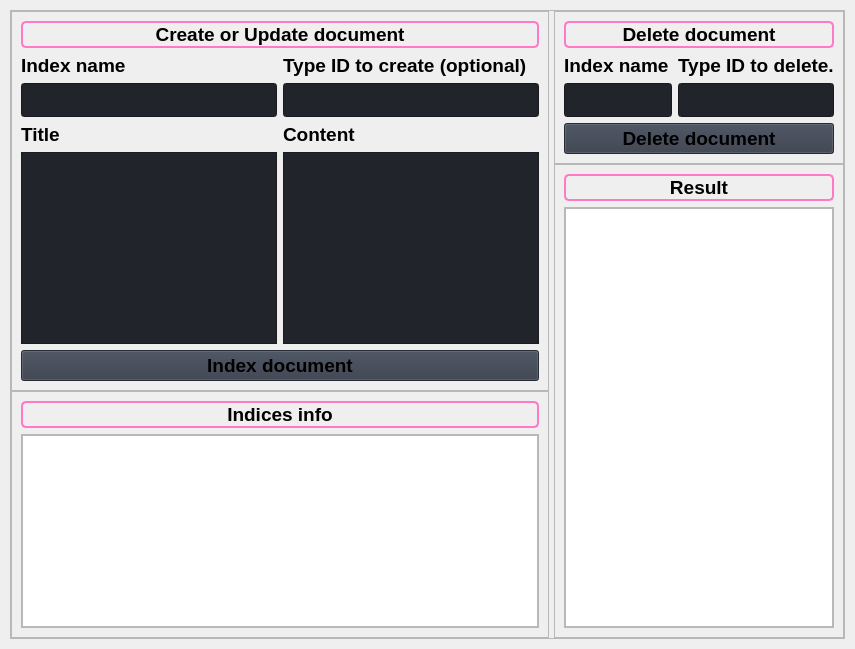
                     <widget class="QWidget" name="Document">
                      <layout class="QVBoxLayout" name="verticalLayout_20">
                       <property name="leftMargin">
                        <number>10</number>
                       </property>
                       <property name="topMargin">
                        <number>10</number>
                       </property>
                       <property name="rightMargin">
                        <number>10</number>
                       </property>
                       <property name="bottomMargin">
                        <number>10</number>
                       </property>
                       <item>
                        <widget class="QFrame" name="row_3">
                         <property name="minimumSize">
                          <size>
                           <width>0</width>
                           <height>150</height>
                          </size>
                         </property>
                         <property name="frameShape">
                          <enum>QFrame::StyledPanel</enum>
                         </property>
                         <property name="frameShadow">
                          <enum>QFrame::Raised</enum>
                         </property>
                         <layout class="QVBoxLayout" name="verticalLayout_24">
                          <property name="spacing">
                           <number>5</number>
                          </property>
                          <property name="leftMargin">
                           <number>0</number>
                          </property>
                          <property name="topMargin">
                           <number>0</number>
                          </property>
                          <property name="rightMargin">
                           <number>0</number>
                          </property>
                          <property name="bottomMargin">
                           <number>0</number>
                          </property>
                          <item>
                           <layout class="QHBoxLayout" name="horizontalLayout_8">
                            <property name="spacing">
                             <number>5</number>
                            </property>
                            <property name="topMargin">
                             <number>0</number>
                            </property>
                            <item>
                             <layout class="QVBoxLayout" name="info_frame_3">
                              <property name="spacing">
                               <number>0</number>
                              </property>
                              <property name="leftMargin">
                               <number>0</number>
                              </property>
                              <property name="topMargin">
                               <number>0</number>
                              </property>
                              <property name="bottomMargin">
                               <number>0</number>
                              </property>
                              <item>
                               <widget class="QFrame" name="search_frame_2">
                                <property name="minimumSize">
                                 <size>
                                  <width>0</width>
                                  <height>0</height>
                                 </size>
                                </property>
                                <property name="frameShape">
                                 <enum>QFrame::StyledPanel</enum>
                                </property>
                                <property name="frameShadow">
                                 <enum>QFrame::Raised</enum>
                                </property>
                                <layout class="QGridLayout" name="gridLayout_2">
                                 <item row="6" column="1">
                                  <widget class="QLabel" name="labelBoxBlenderInstalation_7">
                                   <property name="font">
                                    <font>
                                     <pointsize>14</pointsize>
                                     <italic>false</italic>
                                     <bold>true</bold>
                                    </font>
                                   </property>
                                   <property name="styleSheet">
                                    <string notr="true"/>
                                   </property>
                                   <property name="text">
                                    <string>Content</string>
                                   </property>
                                  </widget>
                                 </item>
                                 <item row="7" column="0">
                                  <widget class="QPlainTextEdit" name="Title_index_doc">
                                   <property name="minimumSize">
                                    <size>
                                     <width>200</width>
                                     <height>40</height>
                                    </size>
                                   </property>
                                   <property name="maximumSize">
                                    <size>
                                     <width>16777215</width>
                                     <height>16777215</height>
                                    </size>
                                   </property>
                                   <property name="styleSheet">
                                    <string notr="true">background-color: rgb(33, 37, 43);</string>
                                   </property>
                                   <property name="plainText">
                                    <string/>
                                   </property>
                                  </widget>
                                 </item>
                                 <item row="2" column="0" colspan="2">
                                  <widget class="QLabel" name="label_6">
                                   <property name="font">
                                    <font>
                                     <pointsize>14</pointsize>
                                     <italic>false</italic>
                                     <bold>true</bold>
                                     <underline>false</underline>
                                    </font>
                                   </property>
                                   <property name="styleSheet">
                                    <string notr="true">font-weight: bold;
border-radius: 5px;
border: 2px solid #ff79c6;</string>
                                   </property>
                                   <property name="text">
                                    <string>Create or Update document</string>
                                   </property>
                                   <property name="alignment">
                                    <set>Qt::AlignCenter</set>
                                   </property>
                                  </widget>
                                 </item>
                                 <item row="3" column="1">
                                  <widget class="QLabel" name="labelBoxBlenderInstalation_8">
                                   <property name="font">
                                    <font>
                                     <pointsize>14</pointsize>
                                     <italic>false</italic>
                                     <bold>true</bold>
                                    </font>
                                   </property>
                                   <property name="styleSheet">
                                    <string notr="true"/>
                                   </property>
                                   <property name="text">
                                    <string>Type ID to create (optional)</string>
                                   </property>
                                  </widget>
                                 </item>
                                 <item row="7" column="1">
                                  <widget class="QPlainTextEdit" name="Content_index_doc">
                                   <property name="minimumSize">
                                    <size>
                                     <width>200</width>
                                     <height>40</height>
                                    </size>
                                   </property>
                                   <property name="maximumSize">
                                    <size>
                                     <width>16777215</width>
                                     <height>16777215</height>
                                    </size>
                                   </property>
                                   <property name="styleSheet">
                                    <string notr="true">background-color: rgb(33, 37, 43);</string>
                                   </property>
                                  </widget>
                                 </item>
                                 <item row="8" column="0" colspan="2">
                                  <widget class="QPushButton" name="btn_index_doc">
                                   <property name="minimumSize">
                                    <size>
                                     <width>150</width>
                                     <height>30</height>
                                    </size>
                                   </property>
                                   <property name="font">
                                    <font>
                                     <pointsize>14</pointsize>
                                     <italic>false</italic>
                                     <bold>true</bold>
                                    </font>
                                   </property>
                                   <property name="cursor">
                                    <cursorShape>PointingHandCursor</cursorShape>
                                   </property>
                                   <property name="styleSheet">
                                    <string notr="true">background-color: rgb(52, 59, 72);</string>
                                   </property>
                                   <property name="text">
                                    <string>Index document</string>
                                   </property>
                                   <property name="icon">
                                    <iconset resource="resources.qrc">
                                     <normaloff>:/icons/images/icons/cil-plus.png</normaloff>:/icons/images/icons/cil-plus.png</iconset>
                                   </property>
                                  </widget>
                                 </item>
                                 <item row="6" column="0">
                                  <widget class="QLabel" name="labelBoxBlenderInstalation_5">
                                   <property name="font">
                                    <font>
                                     <pointsize>14</pointsize>
                                     <italic>false</italic>
                                     <bold>true</bold>
                                    </font>
                                   </property>
                                   <property name="styleSheet">
                                    <string notr="true"/>
                                   </property>
                                   <property name="text">
                                    <string>Title</string>
                                   </property>
                                  </widget>
                                 </item>
                                 <item row="3" column="0">
                                  <widget class="QLabel" name="labelBoxBlenderInstalation_6">
                                   <property name="font">
                                    <font>
                                     <pointsize>14</pointsize>
                                     <italic>false</italic>
                                     <bold>true</bold>
                                    </font>
                                   </property>
                                   <property name="styleSheet">
                                    <string notr="true"/>
                                   </property>
                                   <property name="text">
                                    <string>Index name</string>
                                   </property>
                                  </widget>
                                 </item>
                                 <item row="4" column="0">
                                  <widget class="QLineEdit" name="Index_doc">
                                   <property name="sizePolicy">
                                    <sizepolicy hsizetype="Preferred" vsizetype="Preferred">
                                     <horstretch>0</horstretch>
                                     <verstretch>0</verstretch>
                                    </sizepolicy>
                                   </property>
                                   <property name="minimumSize">
                                    <size>
                                     <width>0</width>
                                     <height>34</height>
                                    </size>
                                   </property>
                                   <property name="styleSheet">
                                    <string notr="true">background-color: rgb(33, 37, 43);</string>
                                   </property>
                                   <property name="text">
                                    <string/>
                                   </property>
                                   <property name="placeholderText">
                                    <string/>
                                   </property>
                                  </widget>
                                 </item>
                                 <item row="4" column="1">
                                  <widget class="QLineEdit" name="ID_index_doc">
                                   <property name="sizePolicy">
                                    <sizepolicy hsizetype="Preferred" vsizetype="Preferred">
                                     <horstretch>0</horstretch>
                                     <verstretch>0</verstretch>
                                    </sizepolicy>
                                   </property>
                                   <property name="minimumSize">
                                    <size>
                                     <width>0</width>
                                     <height>34</height>
                                    </size>
                                   </property>
                                   <property name="styleSheet">
                                    <string notr="true">background-color: rgb(33, 37, 43);</string>
                                   </property>
                                   <property name="text">
                                    <string/>
                                   </property>
                                   <property name="placeholderText">
                                    <string/>
                                   </property>
                                  </widget>
                                 </item>
                                </layout>
                               </widget>
                              </item>
                              <item>
                               <widget class="QFrame" name="info_frame_4">
                                <property name="sizePolicy">
                                 <sizepolicy hsizetype="Preferred" vsizetype="Preferred">
                                  <horstretch>0</horstretch>
                                  <verstretch>0</verstretch>
                                 </sizepolicy>
                                </property>
                                <property name="minimumSize">
                                 <size>
                                  <width>0</width>
                                  <height>0</height>
                                 </size>
                                </property>
                                <property name="styleSheet">
                                 <string notr="true"/>
                                </property>
                                <property name="frameShape">
                                 <enum>QFrame::StyledPanel</enum>
                                </property>
                                <property name="frameShadow">
                                 <enum>QFrame::Raised</enum>
                                </property>
                                <layout class="QVBoxLayout" name="verticalLayout_25">
                                 <item>
                                  <widget class="QLabel" name="label_7">
                                   <property name="font">
                                    <font>
                                     <pointsize>14</pointsize>
                                     <italic>false</italic>
                                     <bold>true</bold>
                                     <underline>false</underline>
                                    </font>
                                   </property>
                                   <property name="styleSheet">
                                    <string notr="true">font-weight: bold;
border-radius: 5px;
border: 2px solid #ff79c6;</string>
                                   </property>
                                   <property name="text">
                                    <string>Indices info</string>
                                   </property>
                                   <property name="alignment">
                                    <set>Qt::AlignCenter</set>
                                   </property>
                                  </widget>
                                 </item>
                                 <item>
                                  <widget class="QFrame" name="indice_frame">
                                   <property name="frameShape">
                                    <enum>QFrame::StyledPanel</enum>
                                   </property>
                                   <property name="frameShadow">
                                    <enum>QFrame::Raised</enum>
                                   </property>
                                   <layout class="QVBoxLayout" name="verticalLayout_26">
                                    <property name="spacing">
                                     <number>0</number>
                                    </property>
                                    <property name="leftMargin">
                                     <number>0</number>
                                    </property>
                                    <property name="topMargin">
                                     <number>0</number>
                                    </property>
                                    <property name="rightMargin">
                                     <number>0</number>
                                    </property>
                                    <property name="bottomMargin">
                                     <number>0</number>
                                    </property>
                                    <item>
                                     <widget class="QTextBrowser" name="Indices_text">
                                      <property name="styleSheet">
                                       <string notr="true"/>
                                      </property>
                                     </widget>
                                    </item>
                                   </layout>
                                  </widget>
                                 </item>
                                </layout>
                               </widget>
                              </item>
                             </layout>
                            </item>
                            <item>
                             <layout class="QVBoxLayout" name="response_frame2_2">
                              <property name="spacing">
                               <number>0</number>
                              </property>
                              <property name="leftMargin">
                               <number>0</number>
                              </property>
                              <item>
                               <widget class="QFrame" name="search_frame_4">
                                <property name="minimumSize">
                                 <size>
                                  <width>0</width>
                                  <height>0</height>
                                 </size>
                                </property>
                                <property name="frameShape">
                                 <enum>QFrame::StyledPanel</enum>
                                </property>
                                <property name="frameShadow">
                                 <enum>QFrame::Raised</enum>
                                </property>
                                <layout class="QGridLayout" name="gridLayout_4">
                                 <item row="1" column="1">
                                  <widget class="QLabel" name="labelBoxBlenderInstalation_9">
                                   <property name="font">
                                    <font>
                                     <pointsize>14</pointsize>
                                     <italic>false</italic>
                                     <bold>true</bold>
                                    </font>
                                   </property>
                                   <property name="styleSheet">
                                    <string notr="true"/>
                                   </property>
                                   <property name="text">
                                    <string>Type ID to delete.</string>
                                   </property>
                                  </widget>
                                 </item>
                                 <item row="2" column="1">
                                  <widget class="QLineEdit" name="Delete_doc_id">
                                   <property name="sizePolicy">
                                    <sizepolicy hsizetype="Preferred" vsizetype="Preferred">
                                     <horstretch>0</horstretch>
                                     <verstretch>0</verstretch>
                                    </sizepolicy>
                                   </property>
                                   <property name="minimumSize">
                                    <size>
                                     <width>0</width>
                                     <height>34</height>
                                    </size>
                                   </property>
                                   <property name="styleSheet">
                                    <string notr="true">background-color: rgb(33, 37, 43);</string>
                                   </property>
                                   <property name="text">
                                    <string/>
                                   </property>
                                   <property name="placeholderText">
                                    <string/>
                                   </property>
                                  </widget>
                                 </item>
                                 <item row="2" column="0">
                                  <widget class="QLineEdit" name="Delete_doc_name">
                                   <property name="sizePolicy">
                                    <sizepolicy hsizetype="Preferred" vsizetype="Preferred">
                                     <horstretch>0</horstretch>
                                     <verstretch>0</verstretch>
                                    </sizepolicy>
                                   </property>
                                   <property name="minimumSize">
                                    <size>
                                     <width>0</width>
                                     <height>34</height>
                                    </size>
                                   </property>
                                   <property name="styleSheet">
                                    <string notr="true">background-color: rgb(33, 37, 43);</string>
                                   </property>
                                   <property name="text">
                                    <string/>
                                   </property>
                                   <property name="placeholderText">
                                    <string/>
                                   </property>
                                  </widget>
                                 </item>
                                 <item row="1" column="0">
                                  <widget class="QLabel" name="labelBoxBlenderInstalation_10">
                                   <property name="font">
                                    <font>
                                     <pointsize>14</pointsize>
                                     <italic>false</italic>
                                     <bold>true</bold>
                                    </font>
                                   </property>
                                   <property name="styleSheet">
                                    <string notr="true"/>
                                   </property>
                                   <property name="text">
                                    <string>Index name</string>
                                   </property>
                                  </widget>
                                 </item>
                                 <item row="3" column="0" colspan="2">
                                  <widget class="QPushButton" name="btn_delete_doc_id">
                                   <property name="minimumSize">
                                    <size>
                                     <width>150</width>
                                     <height>30</height>
                                    </size>
                                   </property>
                                   <property name="font">
                                    <font>
                                     <pointsize>14</pointsize>
                                     <italic>false</italic>
                                     <bold>true</bold>
                                    </font>
                                   </property>
                                   <property name="cursor">
                                    <cursorShape>PointingHandCursor</cursorShape>
                                   </property>
                                   <property name="styleSheet">
                                    <string notr="true">background-color: rgb(52, 59, 72);</string>
                                   </property>
                                   <property name="text">
                                    <string>Delete document</string>
                                   </property>
                                   <property name="icon">
                                    <iconset resource="resources.qrc">
                                     <normaloff>:/icons/images/icons/cil-minus.png</normaloff>:/icons/images/icons/cil-minus.png</iconset>
                                   </property>
                                  </widget>
                                 </item>
                                 <item row="0" column="0" colspan="2">
                                  <widget class="QLabel" name="label_11">
                                   <property name="font">
                                    <font>
                                     <pointsize>14</pointsize>
                                     <italic>false</italic>
                                     <bold>true</bold>
                                     <underline>false</underline>
                                    </font>
                                   </property>
                                   <property name="styleSheet">
                                    <string notr="true">font-weight: bold;
border-radius: 5px;
border: 2px solid #ff79c6;</string>
                                   </property>
                                   <property name="text">
                                    <string>Delete document</string>
                                   </property>
                                   <property name="alignment">
                                    <set>Qt::AlignCenter</set>
                                   </property>
                                  </widget>
                                 </item>
                                </layout>
                               </widget>
                              </item>
                              <item>
                               <widget class="QFrame" name="response_text_frame_3">
                                <property name="frameShape">
                                 <enum>QFrame::StyledPanel</enum>
                                </property>
                                <property name="frameShadow">
                                 <enum>QFrame::Raised</enum>
                                </property>
                                <layout class="QVBoxLayout" name="verticalLayout_29">
                                 <item>
                                  <widget class="QLabel" name="label_9">
                                   <property name="font">
                                    <font>
                                     <pointsize>14</pointsize>
                                     <italic>false</italic>
                                     <bold>true</bold>
                                     <underline>false</underline>
                                    </font>
                                   </property>
                                   <property name="styleSheet">
                                    <string notr="true">font-weight: bold;
border-radius: 5px;
border: 2px solid #ff79c6;</string>
                                   </property>
                                   <property name="text">
                                    <string>Result</string>
                                   </property>
                                   <property name="alignment">
                                    <set>Qt::AlignCenter</set>
                                   </property>
                                  </widget>
                                 </item>
                                 <item>
                                  <widget class="QFrame" name="result_frame">
                                   <property name="frameShape">
                                    <enum>QFrame::StyledPanel</enum>
                                   </property>
                                   <property name="frameShadow">
                                    <enum>QFrame::Raised</enum>
                                   </property>
                                   <layout class="QVBoxLayout" name="verticalLayout_30">
                                    <property name="spacing">
                                     <number>0</number>
                                    </property>
                                    <property name="leftMargin">
                                     <number>0</number>
                                    </property>
                                    <property name="topMargin">
                                     <number>0</number>
                                    </property>
                                    <property name="rightMargin">
                                     <number>0</number>
                                    </property>
                                    <property name="bottomMargin">
                                     <number>0</number>
                                    </property>
                                    <item>
                                     <widget class="QTextEdit" name="Result_text">
                                      <property name="enabled">
                                       <bool>true</bool>
                                      </property>
                                      <property name="maximumSize">
                                       <size>
                                        <width>16777215</width>
                                        <height>16777215</height>
                                       </size>
                                      </property>
                                      <property name="readOnly">
                                       <bool>true</bool>
                                      </property>
                                     </widget>
                                    </item>
                                   </layout>
                                  </widget>
                                 </item>
                                </layout>
                               </widget>
                              </item>
                             </layout>
                            </item>
                           </layout>
                          </item>
                         </layout>
                        </widget>
                       </item>
                      </layout>
                     </widget>
